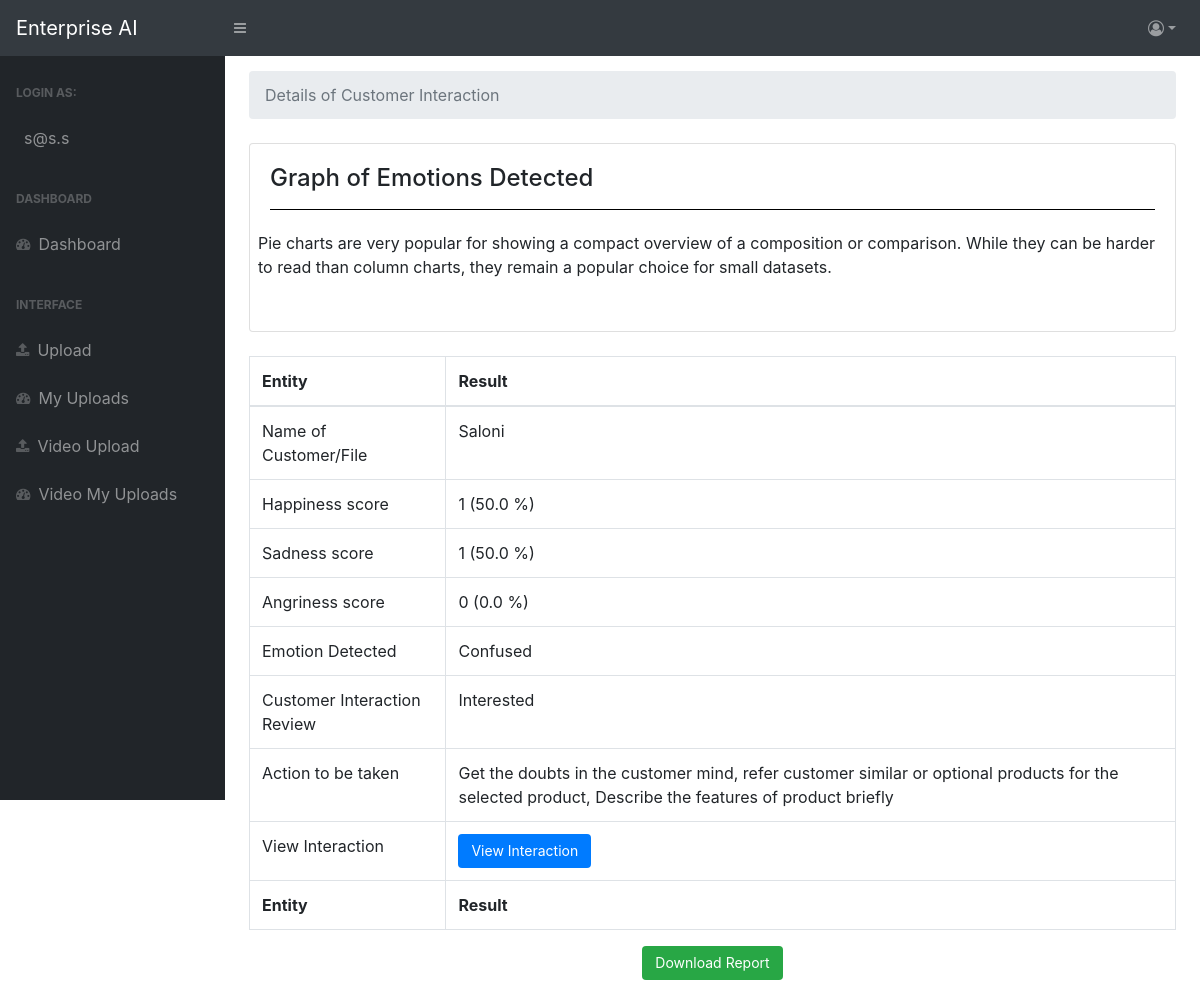
Page /details/2 (signed in) on the committed database.
### app.py (models this page shows)
class User(UserMixin,db.Model):
    id = db.Column(db.Integer,primary_key=True,autoincrement=True)
    username = db.Column(db.String(200), unique=True, nullable=False)
    email = db.Column(db.String(200), unique=True, nullable=False)
    password = db.Column(db.String(200))

class Imagee(db.Model):
    id = db.Column(db.Integer,primary_key=True,autoincrement=True)
    username = db.Column(db.String(200),nullable=False)
    email = db.Column(db.String(200),nullable=False)
    path = db.Column(db.String(200),nullable=False)
    place = db.Column(db.String(200), nullable=False)
    joy = db.Column(db.String(200),nullable=False)
    sad = db.Column(db.String(200), nullable=False)
    angry = db.Column(db.String(200), nullable=False)
    emotion = db.Column(db.String(200), nullable=False)
    review = db.Column(db.String(200), nullable=False)
    action_needed = db.Column(db.String(200), nullable=False)
    datafile = db.Column(db.String(), nullable=False)
    disgusting = db.Column(db.String(), nullable=False)
    neutral = db.Column(db.String(), nullable=False)
    fear = db.Column(db.String(), nullable=False)
    surprise = db.Column(db.String(), nullable=False)

### app.py (the view)
@app.route('/details/<id>',methods=['GET'])
@login_required
def get_details(id):
    information = Imagee.query.filter_by(id=id).first()
    total_count=int(information.sad)+int(information.angry)+int(information.joy)
    try:
        angry_per=round((int(information.angry)/total_count)*100,2)
    except:
        angry_per=0
    try:
        sad_per=round((int(information.sad)/total_count)*100,2)
    except:
        sad_per=0
    try:
        joy_per=round((int(information.joy)/total_count)*100,2)
    except:
        joy_per=0
    return render_template('details.html',**locals())

### app.py (called while the page is built)
@login_manager.user_loader
def get(id):
    return User.query.get(id)

### templates/details.html (shortened to what this page needs)
<!DOCTYPE html>
<html lang="en">
<head>
<link rel='stylesheet' href='https://cdnjs.cloudflare.com/ajax/libs/font-awesome/4.7.0/css/font-awesome.css'>
<link rel='stylesheet' href='https://cdnjs.cloudflare.com/ajax/libs/twitter-bootstrap/4.1.1/css/bootstrap.css'>
<link rel='stylesheet' href='https://cdn.datatables.net/1.10.19/css/dataTables.bootstrap4.min.css'>
<link rel='stylesheet' href='https://cdn.datatables.net/buttons/1.5.2/css/buttons.bootstrap4.min.css'>
<link href="http://127.0.0.1:5000/static/css/styles.css" rel="stylesheet" />
<link href="https://cdn.datatables.net/1.10.20/css/dataTables.bootstrap4.min.css" rel="stylesheet" />
</head>
<body class="sb-nav-fixed">
        <nav class="sb-topnav navbar navbar-expand navbar-dark bg-dark">
            <a class="navbar-brand" href="/home">Enterprise AI</a><button class="btn btn-link btn-sm order-1 order-lg-0" id="sidebarToggle" href="#"><i class="fa fa-bars" aria-hidden="true"></i></button>
            <ul class="navbar-nav ml-auto ml-md-0">
                <li class="nav-item dropdown">
                    <a class="nav-link dropdown-toggle" id="userDropdown" href="#" role="button" data-toggle="dropdown" aria-haspopup="true" aria-expanded="false"><i class="fa fa-user-circle-o" aria-hidden="true"></i></a>
                </li>
            </ul>
        </nav>
        <div id="layoutSidenav">
            <div id="layoutSidenav_nav">
                <nav class="sb-sidenav accordion sb-sidenav-dark" id="sidenavAccordion">
                    <div class="sb-sidenav-menu">
                        <div class="nav">
                            <div class="sb-sidenav-menu-heading">Login as:</div>
                            <a class="nav-link"><div class="sb-nav-link-icon"></div>{{current_user.email}}</a>
                            <div class="sb-sidenav-menu-heading">Dashboard</div>
                            <a class="nav-link" href="/home"><div class="sb-nav-link-icon"><i class="fa fa-tachometer"></i></div>Dashboard</a>
                            <div class="sb-sidenav-menu-heading">Interface</div>
                                <a class="nav-link" href="/upload"><div class="sb-nav-link-icon"><i class="fa fa-upload" aria-hidden="true"></i></div>Upload</a>
                                <a class="nav-link" href="/myuploads"><div class="sb-nav-link-icon"><i class="fa fa-tachometer"></i></div>My Uploads</a>
                                <a class="nav-link" href="/video_upload"><div class="sb-nav-link-icon"><i class="fa fa-upload" aria-hidden="true"></i></div>Video Upload</a>
                                <a class="nav-link" href="/video_myuploads"><div class="sb-nav-link-icon"><i class="fa fa-tachometer"></i></div>Video My Uploads</a>
                    </div>
                </nav>
            </div>
            <div id="layoutSidenav_content">
                <main>
                    <div class="container-fluid" style="margin-bottom: 25px;">
                        <div id="example">
                        <ol class="breadcrumb mb-4" style="margin-top: 15px;">
                            <li class="breadcrumb-item active">Details of Customer Interaction</li>
                        </ol>
<div class="card mb-4">
    <div class="card-body">
    <h4>Graph of Emotions Detected</h4><hr style="background-color: black;margin-bottom: 5px;">
        <div class="row">
            <figure class="highcharts-figure">
                <p class="highcharts-description">
                    Pie charts are very popular for showing a compact overview of a
                    composition or comparison. While they can be harder to read than
                    column charts, they remain a popular choice for small datasets.
                </p>
            </figure>
        </div>
    </div>
</div>
<table class="table table-bordered" style="width:100%">
<thead>
<tr>
<th>Entity</th>
<th>Result</th>
</tr>
</thead>
<tfoot>
    <tr>
    <th>Entity</th>
    <th>Result</th>
    </tr>
</tfoot>
<tbody>
<tr>
<td>Name of Customer/File</td>
<td>{{information.place}}</td>
</tr>
<tr>
<td>Happiness score</td>
<td>{{information.joy}} ({{joy_per}} %)</td>
</tr>
<tr>
<td>Sadness score</td>
<td>{{information.sad}} ({{sad_per}} %)</td>
</tr>
<tr>
<td>Angriness score</td>
<td>{{information.angry}} ({{angry_per}} %)</td>
</tr>
<tr>
<td>Emotion Detected</td>
<td>{{information.emotion}}</td>
</tr>
<tr>
<td>Customer Interaction Review</td>
<td>{{information.review}}</td>
</tr>
<tr>
<td>Action to be taken</td>
<td>{{information.action_needed}}</td>
</tr>
<tr>
    <td>View Interaction</td>
    <td>
        <a type="button" class="btn btn-primary" style="color: white;" data-toggle="modal" data-target="#exampleModalCenter">
            View Interaction
        </a>
    </td>
</tr>
</tbody>
</table>
</div>
                        <div class="text-center">
<input type="button" class="btn btn-success" value="Download Report" onclick="printDiv()">
                        </div>
</div>
</div>
</div>
    </body>
</html>

### templates/details.html (style rules this page uses)
a { color: #337ab7; text-decoration: none; }
i { margin-bottom:4px; }
.btn { display: inline-block; font-size: 14px; font-weight: 400; line-height: 1.42857143; text-align: center; white-space: nowrap; vertical-align: middle; cursor: pointer; user-select: none; background-image: none; border: 1px solid transparent; border-radius: 4px; }
.highcharts-figure, .highcharts-data-table table { min-width: 320px; margin: 1em auto; }

### rows in the picture
User: email "s@s.s"
Imagee: place "Saloni", joy "1", sad "1", angry "0", emotion "Confused", review "Interested", action_needed "Get the doubts in the customer mind, refer customer similar or optional products for the selected product, Describe the features of product briefly"

### other values in the picture
{{ joy_per }} "50.0"
{{ sad_per }} "50.0"
{{ angry_per }} "0.0"
